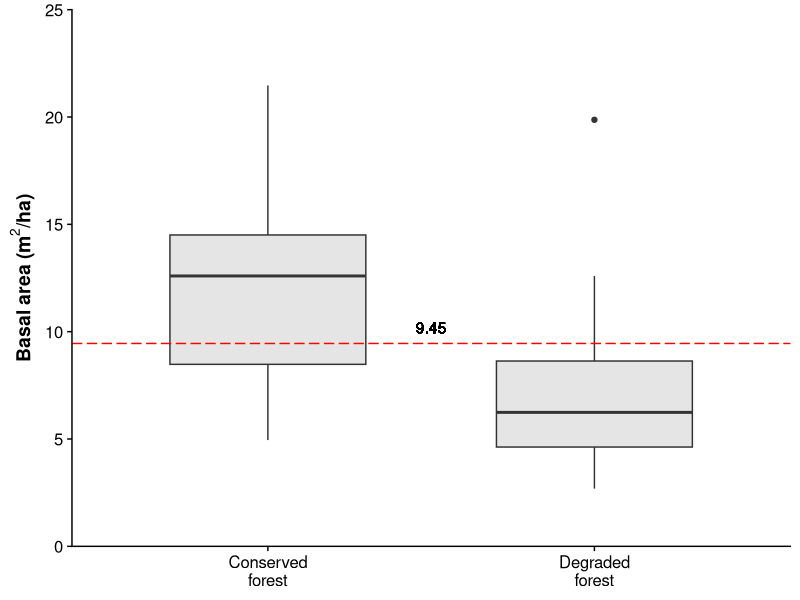
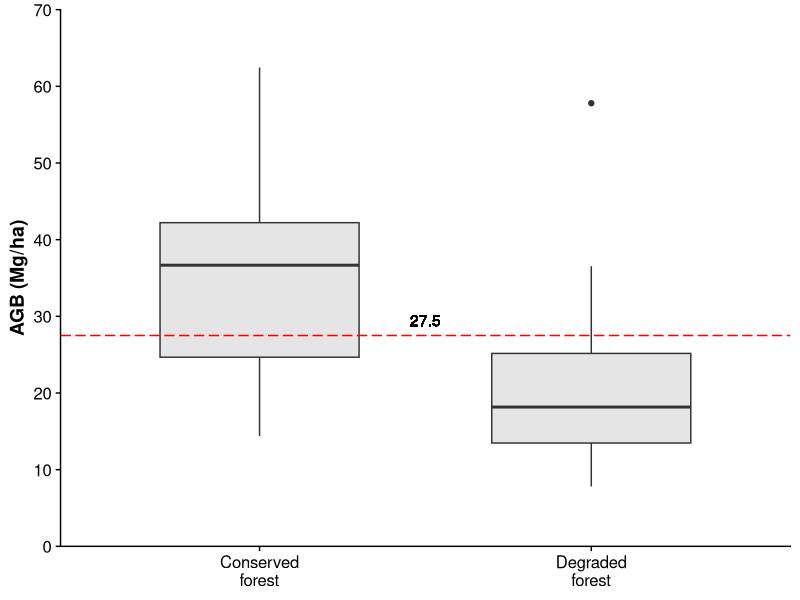
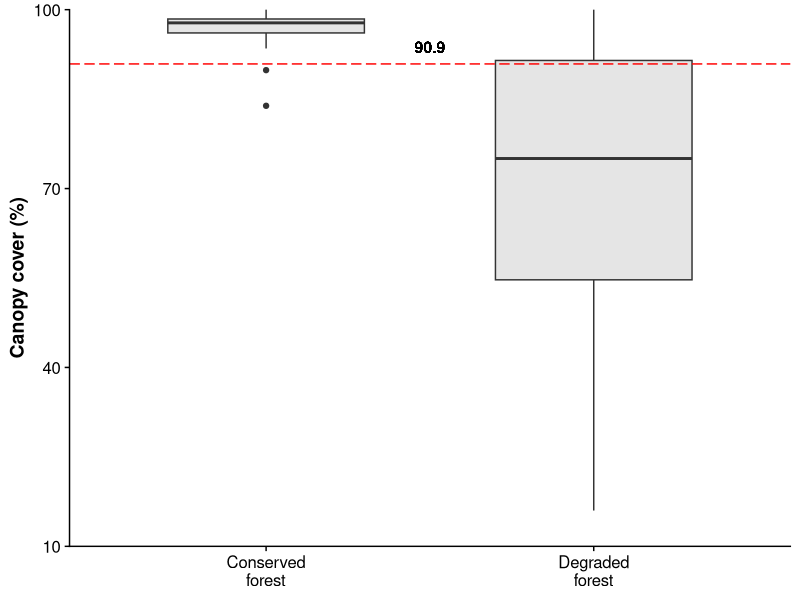
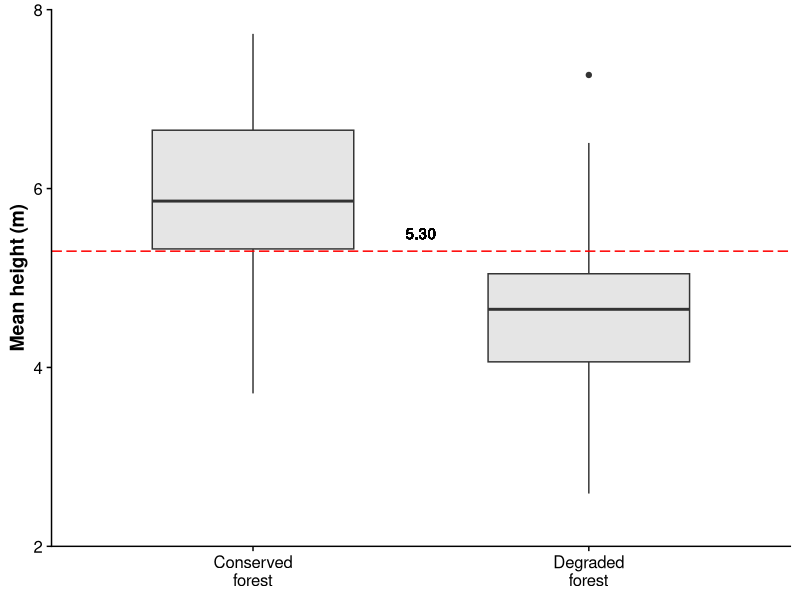
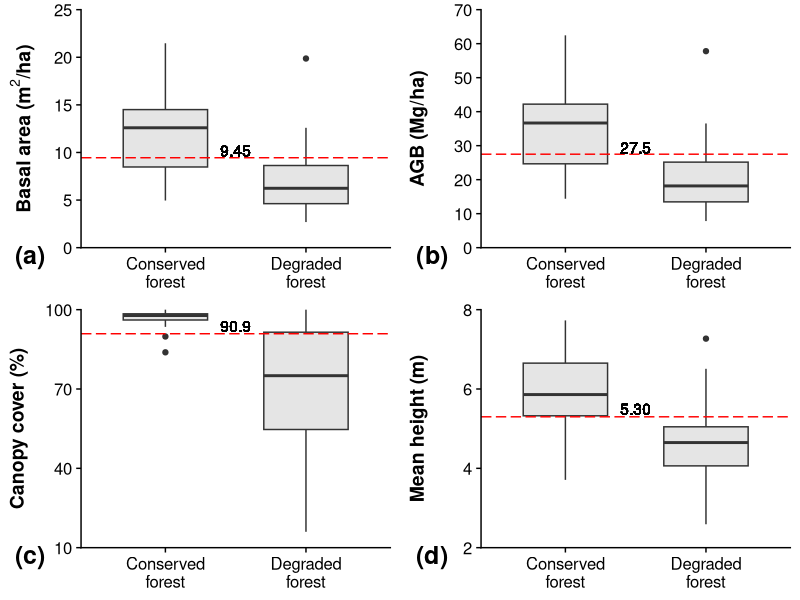

Reproduce these figures in R, in order.
# Packages that are needed--------------------------------
library(tidyverse)
library(cowplot)
library(plotrix)

# Read data -------------------
df <- read.csv("plots_data.csv")

# Transform data into long format and calculate mean and se by Forest_type and Attribute
df <- df %>%
  # Select columns that are going to be used
  select(Plot, Forest_type,Canopy_cover, BA, Mean_height, AGB) %>%
  # Change data into long format
  pivot_longer(cols = c(Canopy_cover, BA, Mean_height, AGB),
               names_to = "Attribute",
               values_to = "value") 

# Build boxplots --------------------

## First plot
p1 <- df  %>%
  # Filter data just to stay with basal area data
  filter(Attribute == "BA") %>%
  # Do ggplot
  ggplot(aes(x = Forest_type, 
             y = value)) + 
  # Add boxplot
  geom_boxplot(fill = "gray90", width = 0.6) +
  # Add threshold line
  geom_hline(yintercept = 9.45, col = "red", lty = "longdash")+
  # Add text for the threshold's value
  geom_text(aes(x = 1.5, y = 10.2, label = "9.45")) +
  # Change the x and y axis titles
  labs(x = "Forest type", y = expression(bold("Basal"~"area"~"("*"m"^2*"/"*"ha"*")"))) +
  # Change x axis levels
  scale_x_discrete(labels = c("Conserved\nforest","Degraded\nforest")) +
  # Change y axis breaks and limits 
  scale_y_continuous(breaks = seq(0,25,5),
                     limits = c(0,25),
                     expand = c(0,0)) +
  # Add cowplot theme
  theme_cowplot() + 
  # Remove x axis title and set the axis titles as bold face
  theme(axis.title = element_text(face = "bold"),
        axis.title.x = element_blank())
p1

# All the following plots use the same approach as p1, but use different data

## Second plot
p2 <- df  %>%
  filter(Attribute == "AGB") %>%
  ggplot(aes(x = Forest_type, 
             y = value)) + 
  geom_boxplot(fill = "gray90", width = 0.6) +
  geom_hline(yintercept = 27.5, col = "red", lty = "longdash")+
  geom_text(aes(x = 1.5, y = 29.5, label = "27.5"))+
  labs(x = "Forest type", y = "AGB (Mg/ha)") +
  scale_x_discrete(labels = c("Conserved\nforest","Degraded\nforest")) +
  scale_y_continuous(breaks = seq(0,70,10),
                     limits = c(0,70),
                     expand = c(0,0)) +
  theme_cowplot()+ 
  theme(axis.title = element_text(face = "bold"),
        axis.title.x = element_blank())
p2

## Third plot
p3 <- df  %>%
  filter(Attribute == "Canopy_cover") %>%
  ggplot(aes(x = Forest_type, 
             y = value)) + 
  geom_boxplot(fill = "gray90", width = 0.6) + 
  geom_hline(yintercept = 90.9, col = "red", lty = "longdash")+
  geom_text(aes(x = 1.5, y = 93.8, label = "90.9"))+
  labs(x = "Forest type", y = "Canopy cover (%)") +
  scale_x_discrete(labels = c("Conserved\nforest","Degraded\nforest")) +
  scale_y_continuous(breaks = seq(10,100,30),
                     limits = c(10,100),
                     expand = c(0,0)) +
  theme_cowplot()+ 
  theme(axis.title = element_text(face = "bold"),
        axis.title.x = element_blank())
p3

## Fourth plot
p4 <- df  %>%
  filter(Attribute == "Mean_height") %>%
  ggplot(aes(x = Forest_type, 
             y = value)) + 
  geom_boxplot(fill = "gray90", width = 0.6) + 
  geom_hline(yintercept = 5.30, col = "red", lty = "longdash")+
  geom_text(aes(x = 1.5, y = 5.50, label = "5.30"))+
  labs(x = "Forest type", y = "Mean height (m)") +
  scale_x_discrete(labels = c("Conserved\nforest","Degraded\nforest")) +
  scale_y_continuous(breaks = seq(2,8,2),
                     limits = c(2,8),
                     expand = c(0,0)) +
  theme_cowplot()+ 
  theme(axis.title = element_text(face = "bold"),
        axis.title.x = element_blank())
p4

## Join 4 plots in grid with horizontal and vertical align
p_final <- plot_grid(p1, 
                     p2, 
                     p3,
                     p4, 
                     labels = paste0("(",letters[1:4],")"),
                     align = "hv",
                     label_size = 18,
                     label_x = 0, 
                     label_y = 0,
                     hjust = -0.5, 
                     vjust = -2)
p_final

## Save joined plot
save_plot("Final_boxplot_beta.jpg", p_final, 
          base_height = 8,
          base_asp = 0.85)

